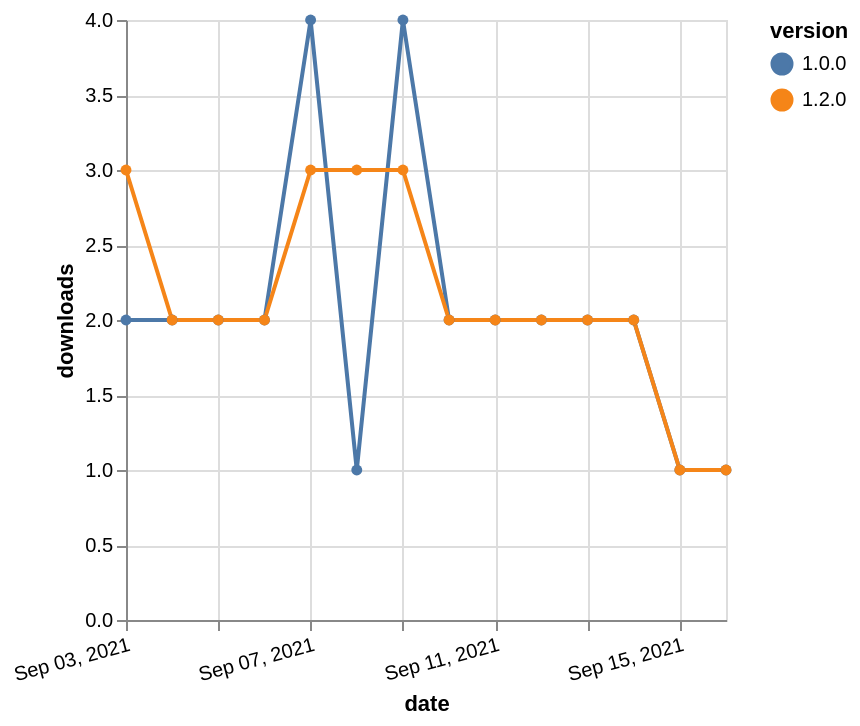

Write the Vega-Lite specification saved for this chart.
### Vega-Lite specification from a JSON file in a GitHub repository (floating-point values rounded to 4 significant figures)
{"$schema": "https://vega.github.io/schema/vega-lite/v5.json", "description": "A simple bar chart with embedded data.", "data": {"values": [{"date": "2021-09-03", "total": 721, "delta": 2, "version": "1.0.0"}, {"date": "2021-09-04", "total": 723, "delta": 2, "version": "1.0.0"}, {"date": "2021-09-05", "total": 725, "delta": 2, "version": "1.0.0"}, {"date": "2021-09-06", "total": 727, "delta": 2, "version": "1.0.0"}, {"date": "2021-09-07", "total": 731, "delta": 4, "version": "1.0.0"}, {"date": "2021-09-08", "total": 732, "delta": 1, "version": "1.0.0"}, {"date": "2021-09-09", "total": 736, "delta": 4, "version": "1.0.0"}, {"date": "2021-09-10", "total": 738, "delta": 2, "version": "1.0.0"}, {"date": "2021-09-11", "total": 740, "delta": 2, "version": "1.0.0"}, {"date": "2021-09-12", "total": 742, "delta": 2, "version": "1.0.0"}, {"date": "2021-09-13", "total": 744, "delta": 2, "version": "1.0.0"}, {"date": "2021-09-14", "total": 746, "delta": 2, "version": "1.0.0"}, {"date": "2021-09-15", "total": 747, "delta": 1, "version": "1.0.0"}, {"date": "2021-09-16", "total": 748, "delta": 1, "version": "1.0.0"}, {"date": "2021-09-03", "total": 240, "delta": 3, "version": "1.2.0"}, {"date": "2021-09-04", "total": 242, "delta": 2, "version": "1.2.0"}, {"date": "2021-09-05", "total": 244, "delta": 2, "version": "1.2.0"}, {"date": "2021-09-06", "total": 246, "delta": 2, "version": "1.2.0"}, {"date": "2021-09-07", "total": 249, "delta": 3, "version": "1.2.0"}, {"date": "2021-09-08", "total": 252, "delta": 3, "version": "1.2.0"}, {"date": "2021-09-09", "total": 255, "delta": 3, "version": "1.2.0"}, {"date": "2021-09-10", "total": 257, "delta": 2, "version": "1.2.0"}, {"date": "2021-09-11", "total": 259, "delta": 2, "version": "1.2.0"}, {"date": "2021-09-12", "total": 261, "delta": 2, "version": "1.2.0"}, {"date": "2021-09-13", "total": 263, "delta": 2, "version": "1.2.0"}, {"date": "2021-09-14", "total": 265, "delta": 2, "version": "1.2.0"}, {"date": "2021-09-15", "total": 266, "delta": 1, "version": "1.2.0"}, {"date": "2021-09-16", "total": 267, "delta": 1, "version": "1.2.0"}]}, "width": "container", "mark": {"type": "line", "point": {"filled": true}}, "encoding": {"x": {"field": "date", "type": "temporal", "timeUnit": "yearmonthdate", "title": "date", "axis": {"labelAngle": -15}}, "y": {"field": "delta", "type": "quantitative", "title": "downloads"}, "color": {"field": "version", "type": "nominal"}, "tooltip": {"field": "delta"}}}
